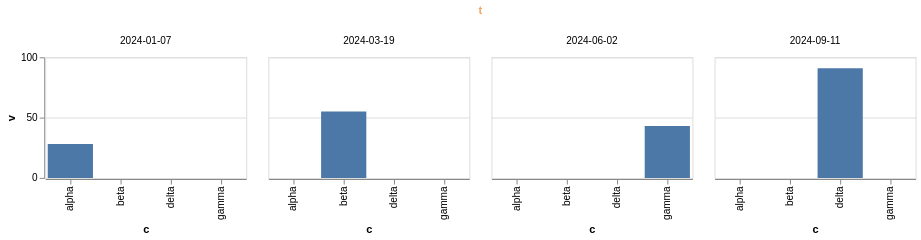

Vega-Lite specification for this chart:
### Vega-Lite specification from a JSON file in a GitHub repository (floating-point values rounded to 4 significant figures)
{"$schema": "https://vega.github.io/schema/vega-lite/v6.json", "width": 200, "height": 120, "data": {"values": [{"c": "alpha", "v": 28, "w": 3, "t": "2024-01-07"}, {"c": "beta", "v": 55, "w": 7, "t": "2024-03-19"}, {"c": "gamma", "v": 43, "w": 5, "t": "2024-06-02"}, {"c": "delta", "v": 91, "w": 9, "t": "2024-09-11"}]}, "mark": "bar", "encoding": {"x": {"field": "c", "type": "nominal"}, "y": {"field": "v", "type": "quantitative"}, "column": {"field": "t", "type": "ordinal", "header": {"titleColor": "sandybrown"}}}}
